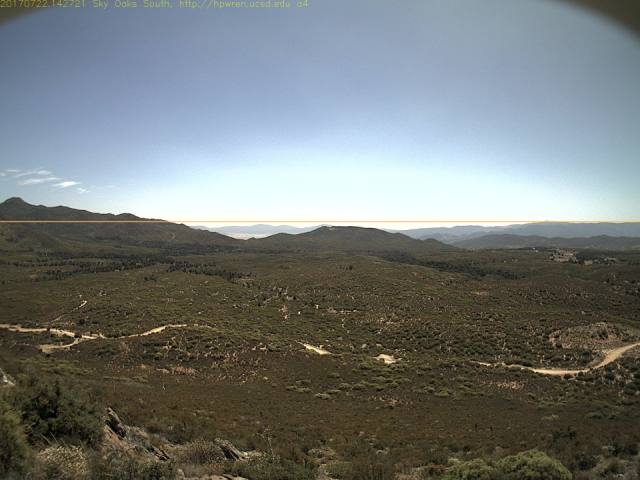
#> input picture web/pack/20170722_FIRE_so-s-mobo-c/f000.jpg, 640 x 480 px; its folder holds only this picture in this run
$ python -i detector.py   (imports and definitions only)   (older library calls are emulated)
#> lines starting #> are read from the running program, lines starting #| are printed output that depends on the picture
"""Classical OpenCV 5 wildfire smoke detector (long-baseline residual design).

Every detection decision here is made by classical computer vision. No learned
model participates in scoring; the agent may later ask a vision model for a
second opinion on an already-scored candidate, but that opinion never changes
this score.

Design history, kept deliberately
---------------------------------
The first version of this file compared frames 60 seconds apart and scored
texture drop, optical-flow rise and saturation drop between them. Measured on
real FIgLib sequences it did not work, and the failure was informative: between
consecutive frames a developing plume changes the image about as much as wind in
the chaparral, so pre- and post-ignition windows were statistically
indistinguishable on every feature (texture drop means -0.005 vs -0.003,
saturation -0.002 vs +0.002, motion cells 117 vs 103 of 256).

The physics says why. A plume takes 10-40 minutes to grow. Sampled at 60 s it is
nearly static; sampled against a reference 15-45 minutes old it is obvious. This
version therefore scores the *residual against a long-baseline median reference*
(see ``background.py``), which is the primitive fixed-camera monitoring actually
calls for.

What makes a residual smoke-like
--------------------------------
1. **Positive luminance residual** - smoke scatters light, so it is usually
   brighter than the terrain it hides (and it desaturates).
2. **Texture suppression** - a translucent medium erases the ridgeline behind
   it. Local gradient energy drops where smoke covers structure.
3. **Desaturation** - grey-white plume over coloured terrain.
4. **Spatial compactness** - a plume is a connected blob with sane aspect, not
   a scatter of unrelated pixels (which is what haze, exposure error and sensor
   noise produce).
5. **Growth** - the blob's area increases over successive frames.

Each is individually defeated by a different nuisance (cloud shadow, glare,
haze), so the score requires several to hold at once.
"""

from __future__ import annotations

import dataclasses
from typing import Sequence

import cv2
import numpy as np

WORK_WIDTH = 960


@dataclasses.dataclass(frozen=True)
class DetectorConfig:
    """Tunable parameters. ``sensitivity`` is the only knob the agent may move."""

    sensitivity: float = 0.5
    work_width: int = WORK_WIDTH
    horizon_blur: int = 31
    clahe_clip: float = 2.0
    min_area_frac: float = 0.0008   # ignore blobs smaller than this fraction of the band
    max_area_frac: float = 0.45     # a "blob" covering half the band is weather, not a plume
    sky_margin_frac: float = 0.55   # band starts well above the ridge: plumes straddle it

    # [4 lines left out: function residual_threshold, not called in this run]

    @property
    def score_threshold(self) -> float:
        return float(np.clip(0.55 - 0.35 * self.sensitivity, 0.12, 0.55))


@dataclasses.dataclass
class Candidate:
    x: int
    y: int
    w: int
    h: int
    area_frac: float
    score: float
    luminance_residual: float
    texture_drop: float
    desaturation: float
    compactness: float
    growth: float

    def as_dict(self) -> dict:
        d = dataclasses.asdict(self)
        return {k: (round(v, 4) if isinstance(v, float) else v) for k, v in d.items()}


@dataclasses.dataclass
class DetectionResult:
    score: float
    candidates: list[Candidate]
    horizon_y: int
    threshold: float
    detected: bool
    has_reference: bool
    mask: np.ndarray | None = None

    # [16 lines left out: functions as_dict, _to_working, not called in this run]


def estimate_horizon(gray: np.ndarray, blur: int = 31) -> int:
    """Row of the strongest step in row-wise gradient energy (terrain vs sky)."""
    g = cv2.GaussianBlur(gray, (0, 0), 2.0)
    mag = cv2.magnitude(cv2.Sobel(g, cv2.CV_32F, 1, 0, 3), cv2.Sobel(g, cv2.CV_32F, 0, 1, 3))
    profile = mag.mean(axis=1).astype(np.float32)
    if blur % 2 == 0:
        blur += 1
    profile = cv2.GaussianBlur(profile.reshape(-1, 1), (1, blur), 0).ravel()
    limit = int(len(profile) * 0.85)
    if limit < 8:
        return len(profile) // 3
    return int(np.argmax(np.diff(profile[:limit]))) + 1


def _texture_energy(gray: np.ndarray) -> np.ndarray:
    mag = cv2.magnitude(cv2.Sobel(gray, cv2.CV_32F, 1, 0, 3), cv2.Sobel(gray, cv2.CV_32F, 0, 1, 3))
    return cv2.boxFilter(mag, cv2.CV_32F, (15, 15))


# [114 lines left out: functions detect, annotate, not called in this run]

>>> import cv2
>>> picture = cv2.imread('../../web/pack/20170722_FIRE_so-s-mobo-c/f000.jpg', cv2.IMREAD_GRAYSCALE)
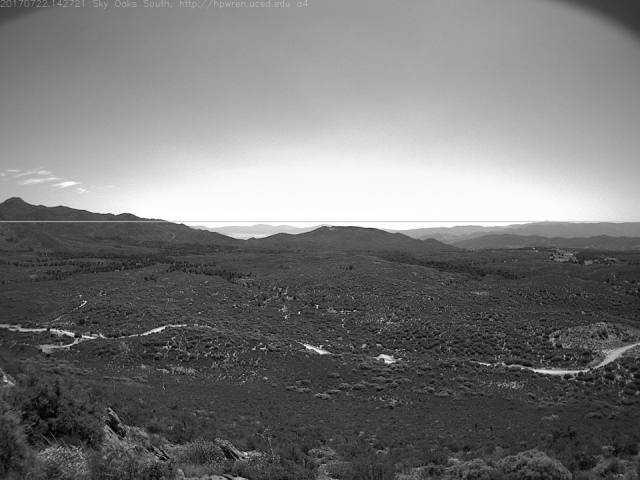
#> picture: shape (480, 640); min 0, max 255, mean 119.4
>>> result = estimate_horizon(picture)
#> in estimate_horizon, `mag = cv2.magnitude(cv2.Sobel(g, cv2.CV_32F, 1, 0, 3), cv2.Sobel(g, cv..`:
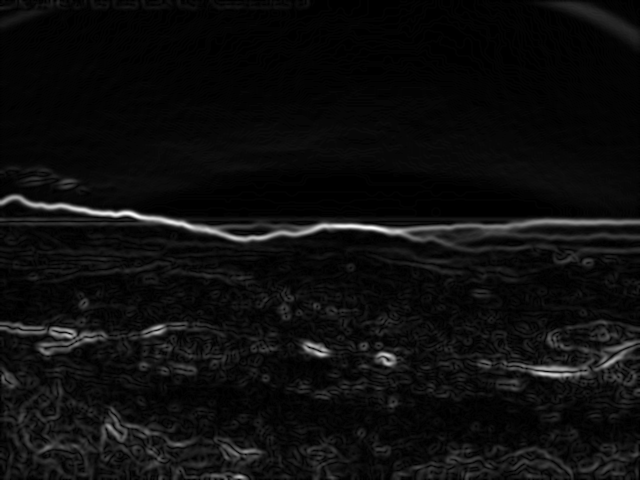
#> mag: shape (480, 640) float32; min 0, max 256.2, mean 14; drawn with min black and max white
#> in estimate_horizon, `profile = mag.mean(axis=1).astype(np.float32)`: profile = 480 values, max 71.88 at index 226, min 2.37 at index 49, mean 13.98
#> in estimate_horizon, `profile = cv2.GaussianBlur(profile.reshape(-1, 1), (1, blur), 0).ravel()`: profile = 480 values, max 52.64 at index 226, min 2.58 at index 53, mean 13.99
#> in estimate_horizon, `limit = int(len(profile) * 0.85)`: limit = 408
#> result = 219
